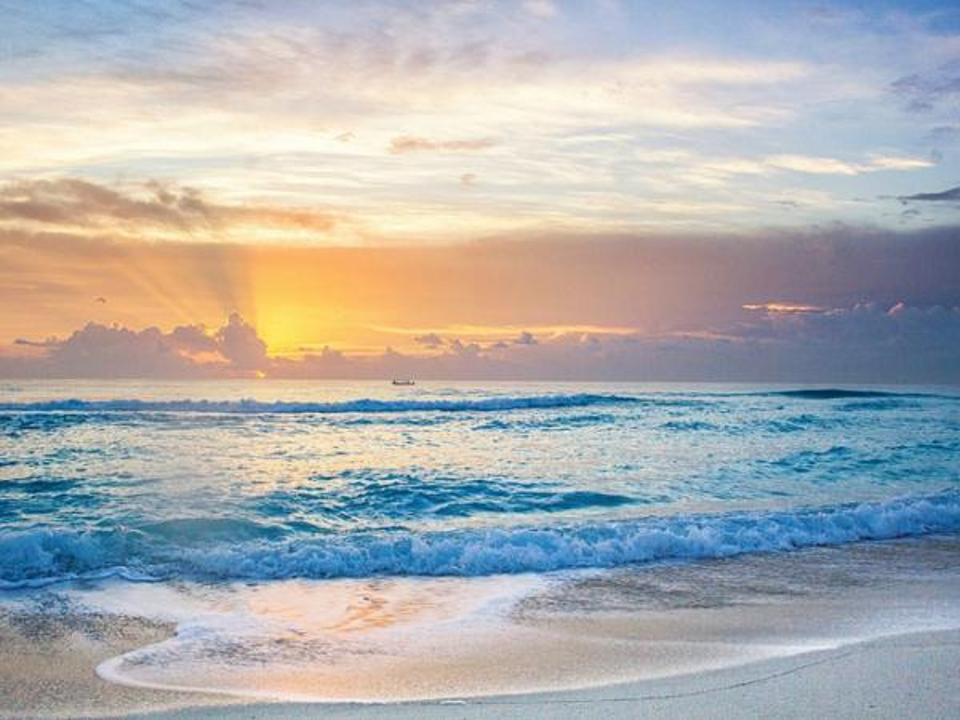
%> input picture stimuli/beach_002.png, 960 x 720 px
$ octave --eval "result = colortemp(imread('../stimuli/beach_002.png'));"   (GNU Octave 9; MATLAB toolbox functions it lacks are replaced by stand-ins)
%> lines starting %> are read from the running program, lines starting %| are printed output that depends on the picture
function [temp, val_red, val_green, val_blue] = colortemp(img)

img = im2double(img);
himg = rgb2hsv(img);
%> himg: size 720x960x3 double; mean H, S, V 0.378, 0.241, 0.775
himg(:,:,2:3) = 1;
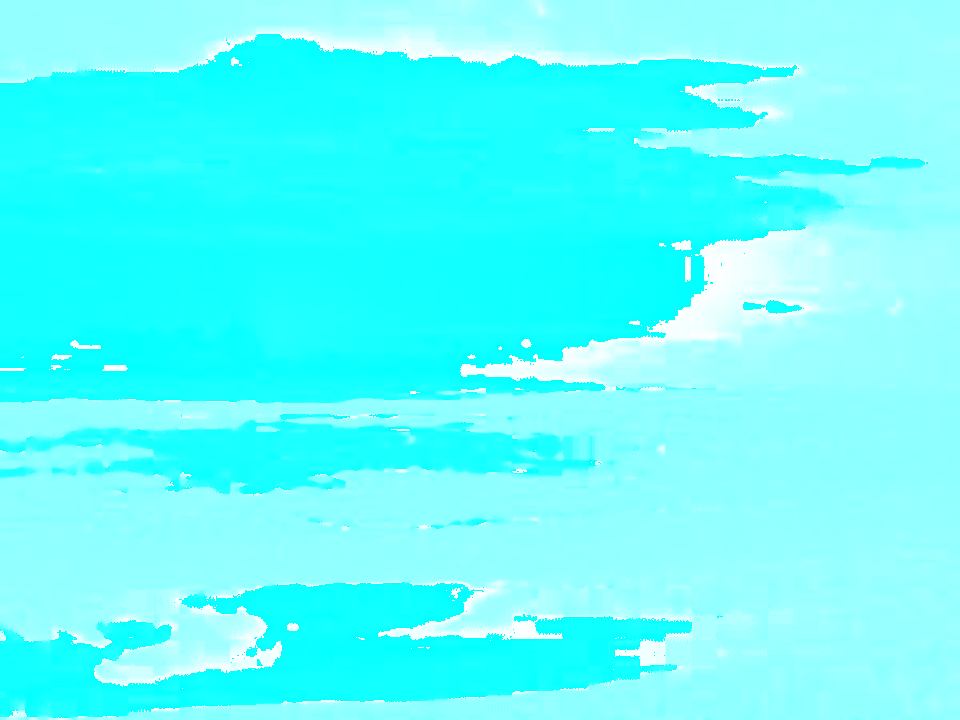
%> himg: size 720x960x3 double; mean R, G, B 0.378, 1, 1
img2 = hsv2rgb(himg);
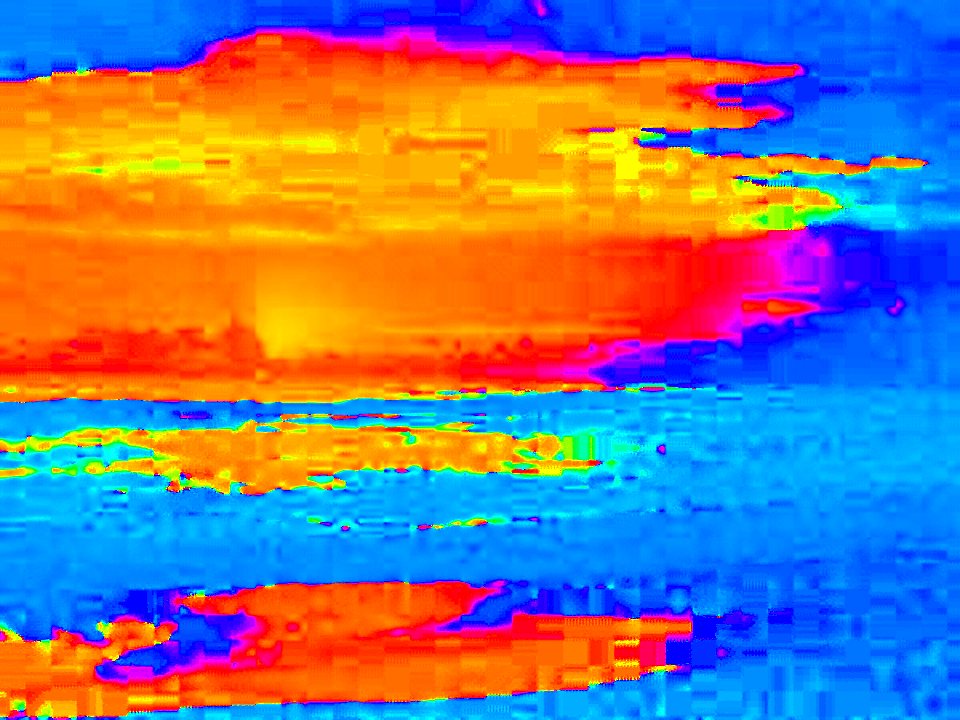
%> img2: size 720x960x3 double; mean R, G, B 0.503, 0.469, 0.521
avg_col = squeeze(mean(mean(img2,1),2));
%> avg_col = [0.503; 0.469; 0.521]

% scalar products with pure red and blue
val_red = avg_col' * [1,0,0]';
%> val_red = 0.503
val_green = avg_col' * [0,1,0]';
%> val_green = 0.469
val_blue = avg_col' * [0,0,1]';
%> val_blue = 0.521

temp = (val_red - val_blue) / (val_red + val_blue);
%> temp = -0.0183

$ run again, on stimuli/beach_044.png
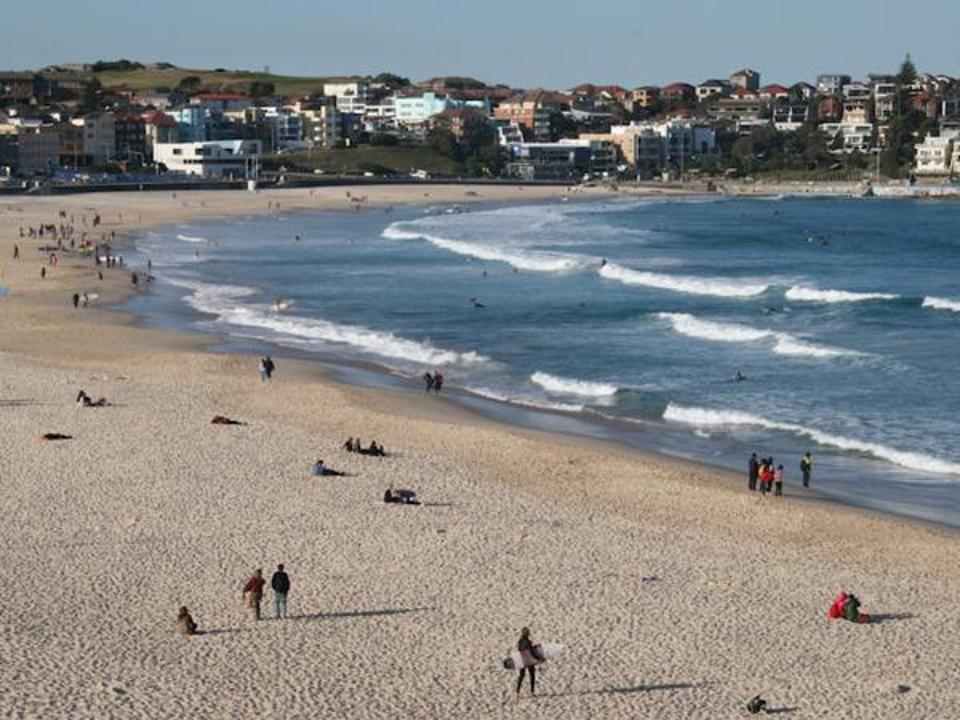
%> input picture stimuli/beach_044.png, 960 x 720 px
%> in colortemp, `himg(:,:,2:3) = 1;`:
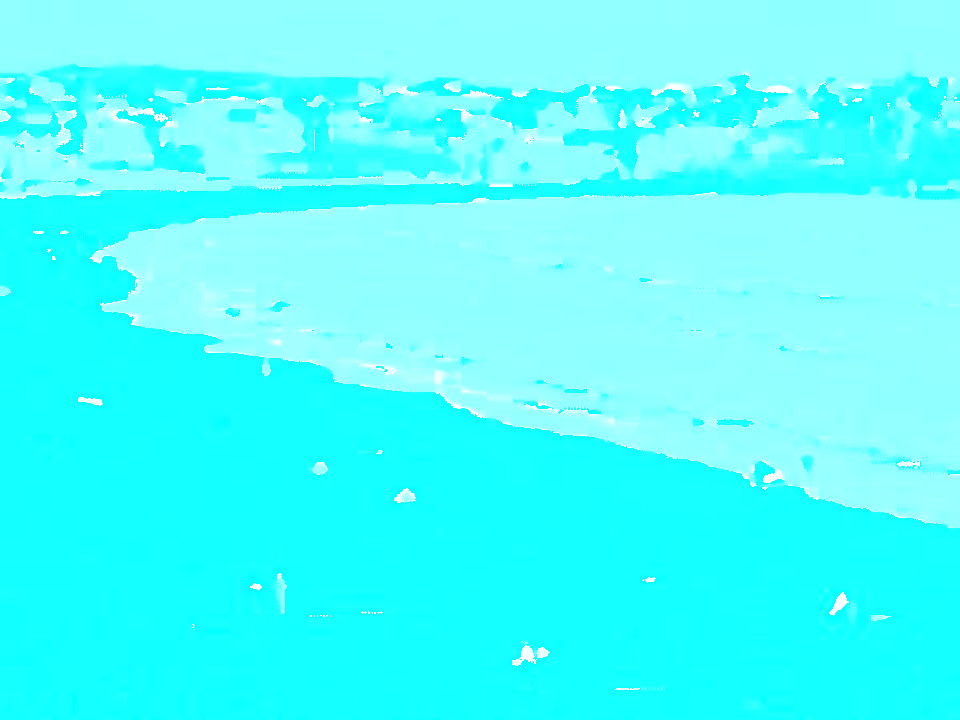
%> himg: size 720x960x3 double; mean R, G, B 0.313, 1, 1
%> in colortemp, `img2 = hsv2rgb(himg);`:
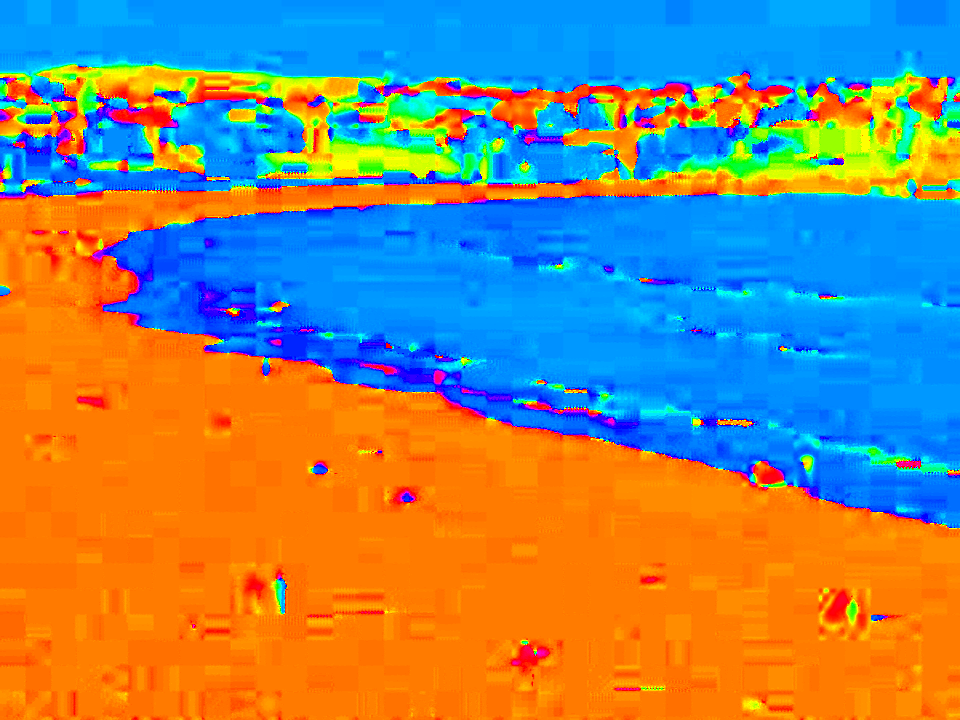
%> img2: size 720x960x3 double; mean R, G, B 0.544, 0.529, 0.443
%> avg_col = [0.544; 0.529; 0.443]
%> val_red = 0.544
%> val_green = 0.529
%> val_blue = 0.443
%> temp = 0.102

$ run again, on stimuli/beach_049.png
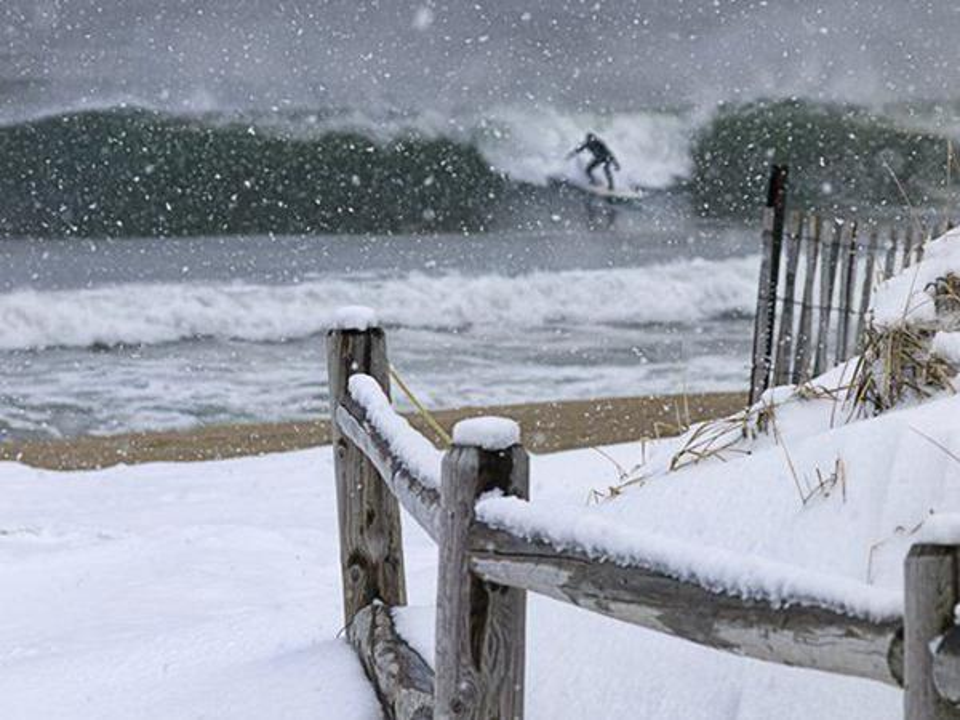
%> input picture stimuli/beach_049.png, 960 x 720 px
%> in colortemp, `himg(:,:,2:3) = 1;`:
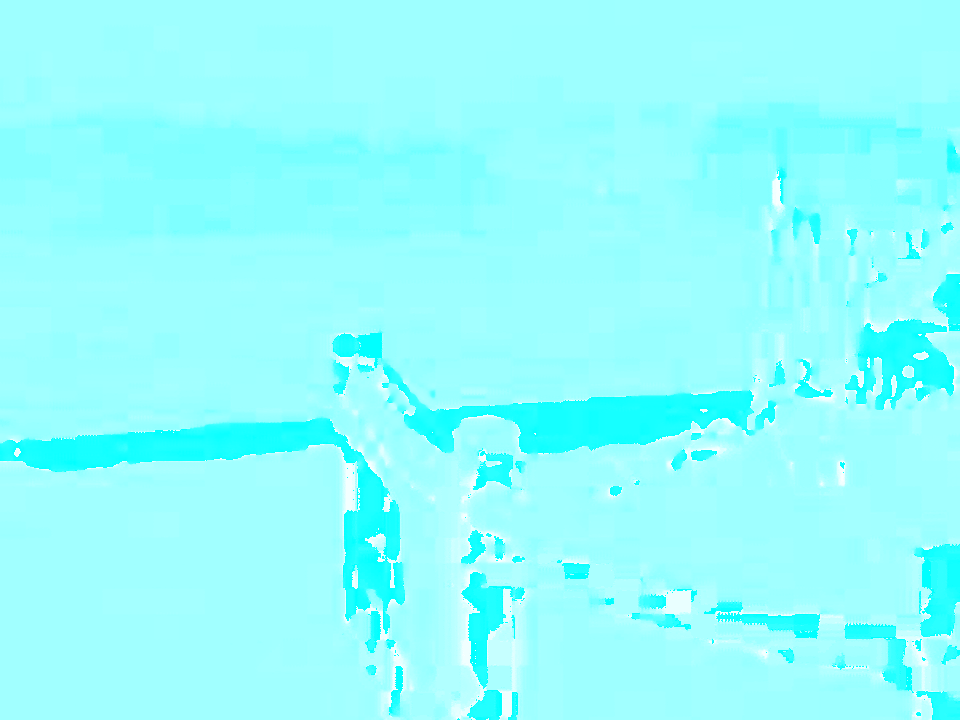
%> himg: size 720x960x3 double; mean R, G, B 0.574, 1, 1
%> in colortemp, `img2 = hsv2rgb(himg);`:
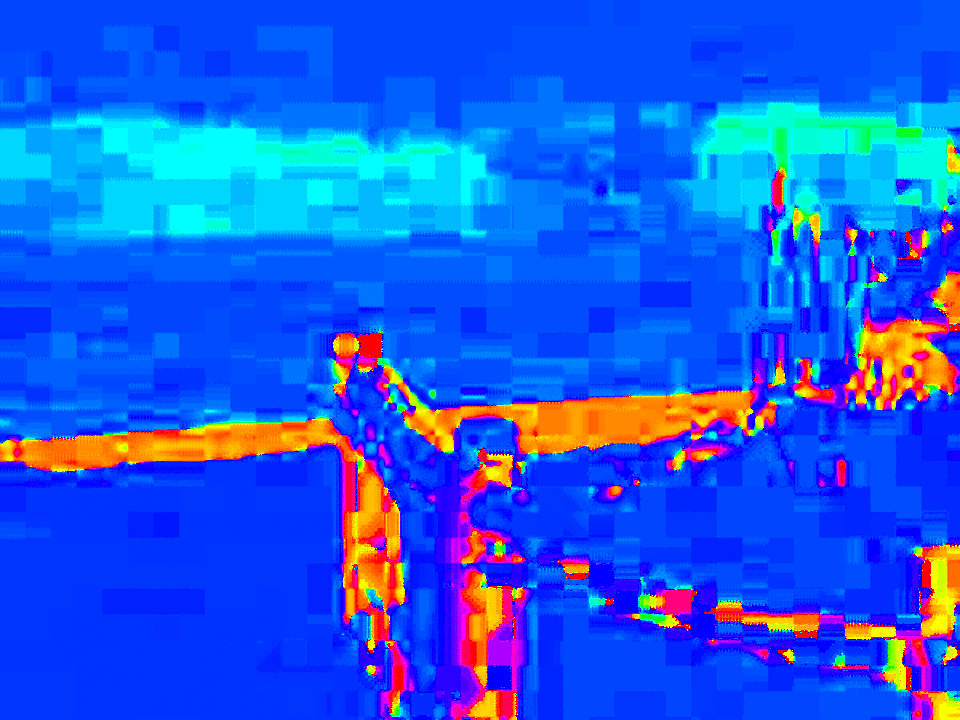
%> img2: size 720x960x3 double; mean R, G, B 0.109, 0.355, 0.906
%> avg_col = [0.109; 0.355; 0.906]
%> val_red = 0.109
%> val_green = 0.355
%> val_blue = 0.906
%> temp = -0.786

$ run again, on stimuli/beach_050.png
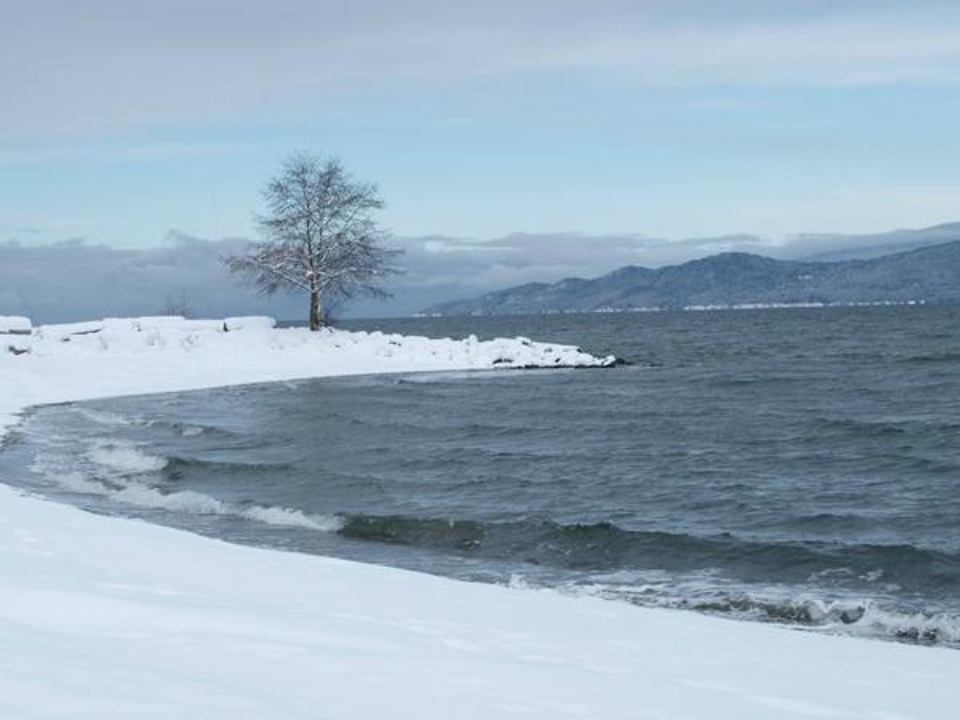
%> input picture stimuli/beach_050.png, 960 x 720 px
%> in colortemp, `himg(:,:,2:3) = 1;`:
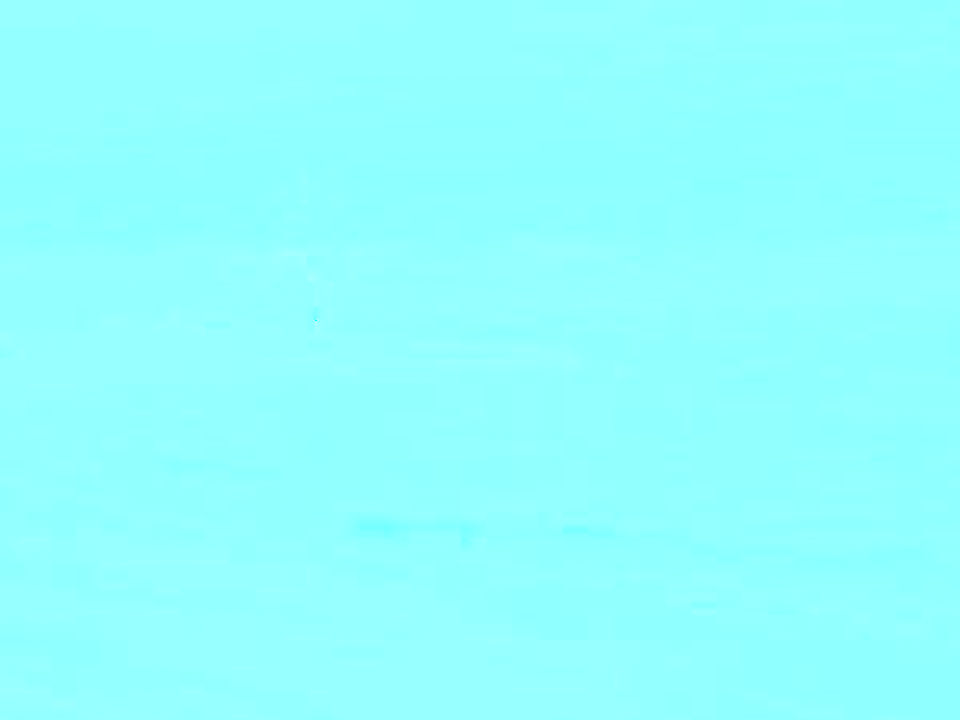
%> himg: size 720x960x3 double; mean R, G, B 0.576, 1, 1
%> in colortemp, `img2 = hsv2rgb(himg);`:
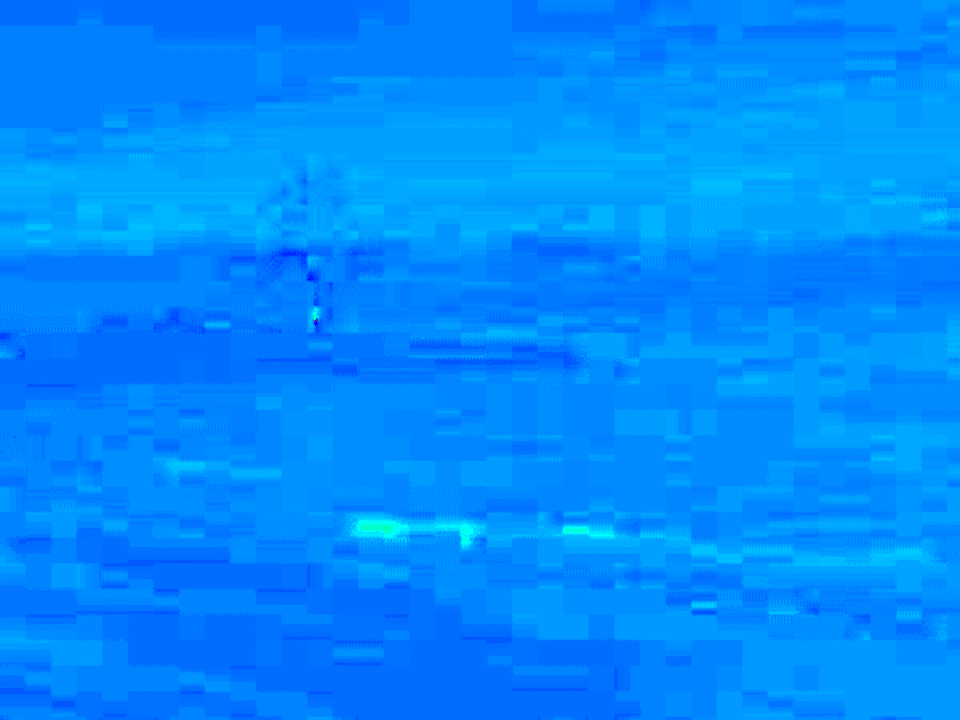
%> img2: size 720x960x3 double; mean R, G, B 2.89e-06, 0.546, 1
%> avg_col = [2.89e-06; 0.546; 1]
%> val_red = 2.89e-06
%> val_green = 0.546
%> val_blue = 1
%> temp = -1
